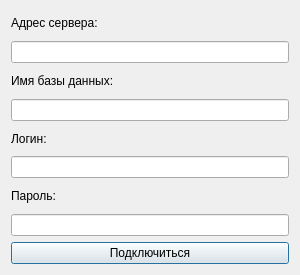
<?xml version="1.0" encoding="UTF-8"?>
<ui version="4.0">
 <class>Dialog</class>
 <widget class="QDialog" name="Dialog">
  <property name="geometry">
   <rect>
    <x>0</x>
    <y>0</y>
    <width>300</width>
    <height>275</height>
   </rect>
  </property>
  <property name="sizePolicy">
   <sizepolicy hsizetype="Expanding" vsizetype="Expanding">
    <horstretch>2</horstretch>
    <verstretch>1</verstretch>
   </sizepolicy>
  </property>
  <property name="windowTitle">
   <string>Dialog</string>
  </property>
  <layout class="QVBoxLayout" name="verticalLayout_2">
   <item>
    <layout class="QVBoxLayout" name="verticalLayout" stretch="1,1,1,1,1,1,1,1,1">
     <item>
      <widget class="QLabel" name="labeladdress">
       <property name="sizePolicy">
        <sizepolicy hsizetype="Expanding" vsizetype="Preferred">
         <horstretch>0</horstretch>
         <verstretch>0</verstretch>
        </sizepolicy>
       </property>
       <property name="text">
        <string>Адрес сервера:</string>
       </property>
      </widget>
     </item>
     <item>
      <widget class="QLineEdit" name="lineEditaddress"/>
     </item>
     <item>
      <widget class="QLabel" name="labeldbname">
       <property name="sizePolicy">
        <sizepolicy hsizetype="Expanding" vsizetype="Preferred">
         <horstretch>0</horstretch>
         <verstretch>0</verstretch>
        </sizepolicy>
       </property>
       <property name="text">
        <string>Имя базы данных:</string>
       </property>
      </widget>
     </item>
     <item>
      <widget class="QLineEdit" name="lineEditdbname"/>
     </item>
     <item>
      <widget class="QLabel" name="labellogin">
       <property name="sizePolicy">
        <sizepolicy hsizetype="Expanding" vsizetype="Preferred">
         <horstretch>0</horstretch>
         <verstretch>0</verstretch>
        </sizepolicy>
       </property>
       <property name="text">
        <string>Логин:</string>
       </property>
      </widget>
     </item>
     <item>
      <widget class="QLineEdit" name="lineEditlogin"/>
     </item>
     <item>
      <widget class="QLabel" name="labelpassword">
       <property name="sizePolicy">
        <sizepolicy hsizetype="Expanding" vsizetype="Preferred">
         <horstretch>0</horstretch>
         <verstretch>0</verstretch>
        </sizepolicy>
       </property>
       <property name="text">
        <string>Пароль:</string>
       </property>
      </widget>
     </item>
     <item>
      <widget class="QLineEdit" name="lineEditpassword"/>
     </item>
     <item>
      <widget class="QPushButton" name="pushButtonconnect">
       <property name="sizePolicy">
        <sizepolicy hsizetype="Minimum" vsizetype="Fixed">
         <horstretch>0</horstretch>
         <verstretch>0</verstretch>
        </sizepolicy>
       </property>
       <property name="text">
        <string>Подключиться</string>
       </property>
      </widget>
     </item>
    </layout>
   </item>
  </layout>
 </widget>
 <resources/>
 <connections/>
</ui>
